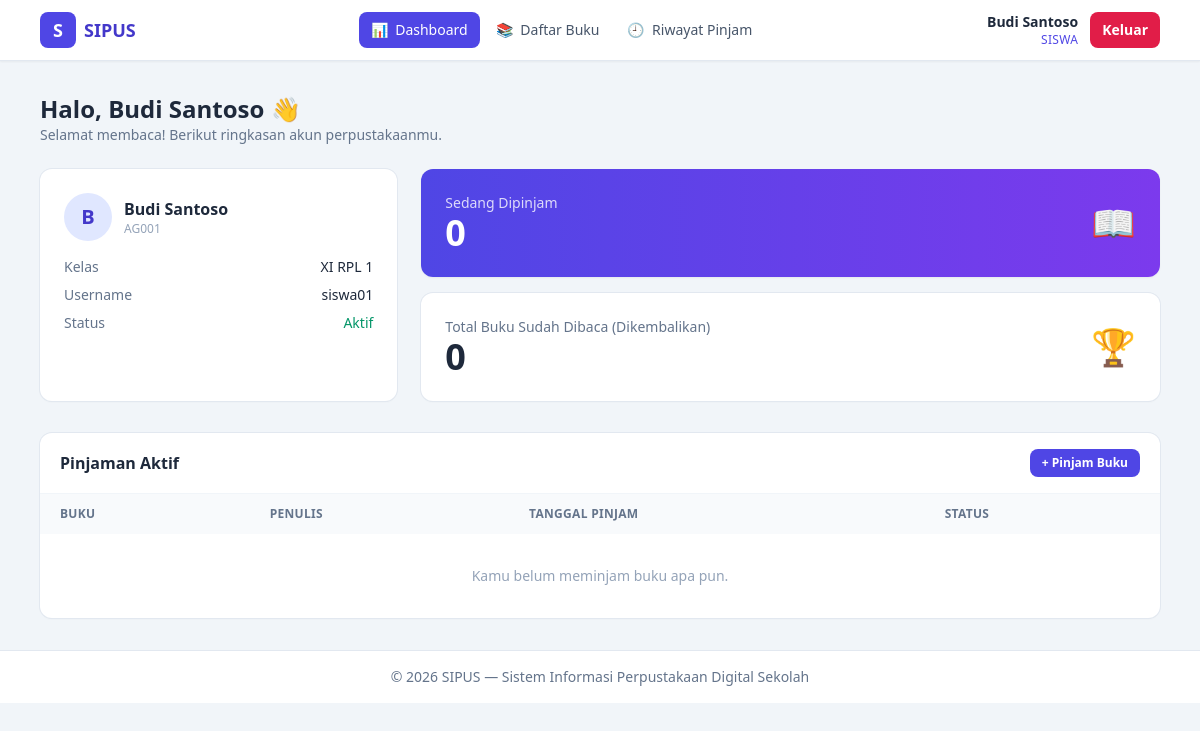
The app's page /siswa/dashboard.php (signed in) with its own data.
### tables this page shows
CREATE TABLE anggota (
    id_anggota INT AUTO_INCREMENT PRIMARY KEY,
    nomor_anggota VARCHAR(20) NOT NULL UNIQUE,
    nama VARCHAR(100) NOT NULL,
    kelas VARCHAR(50) NOT NULL,
    username VARCHAR(50) NOT NULL UNIQUE,
    CONSTRAINT fk_anggota_user FOREIGN KEY (username) REFERENCES users(username) ON UPDATE CASCADE ON DELETE CASCADE
);

### config/database.php (called while the page is built, shortened)
<?php
function db(): PDO
{
    static $pdo = null;
    if ($pdo === null) {
        $dsn = sprintf('mysql:host=%s;port=%s;dbname=%s;charset=utf8mb4', DB_HOST, DB_PORT, DB_NAME);
        try {
            $pdo = new PDO($dsn, DB_USER, DB_PASS, [
                PDO::ATTR_ERRMODE            => PDO::ERRMODE_EXCEPTION,
                PDO::ATTR_DEFAULT_FETCH_MODE => PDO::FETCH_ASSOC,
                PDO::ATTR_EMULATE_PREPARES   => false,
            ]);
        } catch (PDOException $e) {
            error_log('[SIPUS] Koneksi database gagal: ' . $e->getMessage());
            http_response_code(500);
            exit('Maaf, terjadi gangguan pada server database. Silakan coba beberapa saat lagi.');
        }
    }
    return $pdo;
}
function e($data): string
{
    return htmlspecialchars((string) $data, ENT_QUOTES, 'UTF-8');
}

### siswa/dashboard.php (the view, shortened to what this page needs)
<?php
require __DIR__ . '/../includes/header.php';
$stmt = db()->prepare('SELECT id_anggota, nomor_anggota, nama, kelas, username
                       FROM anggota WHERE username = :u LIMIT 1');
$stmt->execute([':u' => $_SESSION['username']]);
$profil = $stmt->fetch();
$idAnggota = (int) $profil['id_anggota'];
$stmt = db()->prepare('SELECT
    (SELECT COUNT(*) FROM peminjaman WHERE id_anggota = :id1 AND status = "dipinjam")    AS aktif,
    (SELECT COUNT(*) FROM peminjaman WHERE id_anggota = :id2 AND status = "dikembalikan") AS selesai');
$stmt->execute([':id1' => $idAnggota, ':id2' => $idAnggota]);
$ringkas = $stmt->fetch();
$stmtAktif = db()->prepare('SELECT p.id_peminjaman, b.judul, b.penulis, p.tanggal_pinjam
                            FROM peminjaman p
                            JOIN buku b ON b.id_buku = p.id_buku
                            WHERE p.id_anggota = :id AND p.status = "dipinjam"
                            ORDER BY p.tanggal_pinjam DESC');
$stmtAktif->execute([':id' => $idAnggota]);
$pinjamanAktif = $stmtAktif->fetchAll();
?>
<div class="mb-6">
  <h1 class="text-2xl font-bold">Halo, <?= e($profil['nama']) ?> 👋</h1>
  <p class="text-sm text-slate-500">Selamat membaca! Berikut ringkasan akun perpustakaanmu.</p>
</div>
<div class="grid gap-6 md:grid-cols-3">
  <div class="rounded-xl bg-white p-6 shadow-sm ring-1 ring-slate-200">
    <div class="mb-4 flex items-center gap-3">
      <span class="grid h-12 w-12 place-items-center rounded-full bg-indigo-100 text-xl font-bold text-indigo-700">
        <?= e(mb_strtoupper(mb_substr($profil['nama'], 0, 1))) ?>
      </span>
      <div>
        <p class="font-semibold"><?= e($profil['nama']) ?></p>
        <p class="text-xs text-slate-400"><?= e($profil['nomor_anggota']) ?></p>
      </div>
    </div>
    <dl class="space-y-2 text-sm">
      <div class="flex justify-between"><dt class="text-slate-500">Kelas</dt><dd class="font-medium"><?= e($profil['kelas']) ?></dd></div>
      <div class="flex justify-between"><dt class="text-slate-500">Username</dt><dd class="font-medium"><?= e($profil['username']) ?></dd></div>
      <div class="flex justify-between"><dt class="text-slate-500">Status</dt><dd class="font-medium text-emerald-600">Aktif</dd></div>
    </dl>
  </div>
  <div class="grid grid-rows-2 gap-4 md:col-span-2">
    <div class="flex items-center justify-between rounded-xl bg-gradient-to-r from-indigo-600 to-violet-600 p-6 text-white shadow-sm">
      <div>
        <p class="text-sm opacity-80">Sedang Dipinjam</p>
        <p class="text-4xl font-bold"><?= (int) $ringkas['aktif'] ?></p>
      </div>
      <span class="text-4xl">📖</span>
    </div>
    <div class="flex items-center justify-between rounded-xl bg-white p-6 shadow-sm ring-1 ring-slate-200">
      <div>
        <p class="text-sm text-slate-500">Total Buku Sudah Dibaca (Dikembalikan)</p>
        <p class="text-4xl font-bold text-slate-800"><?= (int) $ringkas['selesai'] ?></p>
      </div>
      <span class="text-4xl">🏆</span>
    </div>
  </div>
</div>
<div class="mt-8 overflow-hidden rounded-xl bg-white shadow-sm ring-1 ring-slate-200">
  <div class="flex items-center justify-between border-b border-slate-100 px-5 py-4">
    <h2 class="font-semibold">Pinjaman Aktif</h2>
    <a href="riwayat.php" class="rounded-lg bg-indigo-600 px-3 py-1.5 text-xs font-semibold text-white hover:bg-indigo-700">+ Pinjam Buku</a>
  </div>
  <div class="overflow-x-auto">
    <table class="w-full text-left text-sm">
      <thead class="bg-slate-50 text-xs uppercase tracking-wide text-slate-500">
        <tr>
          <th class="px-5 py-3">Buku</th>
          <th class="px-5 py-3">Penulis</th>
          <th class="px-5 py-3">Tanggal Pinjam</th>
          <th class="px-5 py-3">Status</th>
        </tr>
      </thead>
      <tbody class="divide-y divide-slate-100">
        <?php if (count($pinjamanAktif) === 0): ?>
          <tr><td colspan="4" class="px-5 py-8 text-center text-slate-400">Kamu belum meminjam buku apa pun.</td></tr>
        <?php endif; ?>
      </tbody>
    </table>
  </div>
</div>
<?php require __DIR__ . '/../includes/footer.php'; ?>

### records on screen
anggota: nama "Budi Santoso", nama "B", nomor_anggota "AG001", kelas "XI RPL 1", username "siswa01"

### other values on screen
$item['icon'] "📊"
$item['label'] "Dashboard"
$item['icon'] "📚"
$item['label'] "Daftar Buku"
$item['icon'] "🕘"
$item['label'] "Riwayat Pinjam"
$_SESSION['nama'] "Budi Santoso"
$_SESSION['role'] "SISWA"
$ringkas['aktif'] "0"
$ringkas['selesai'] "0"
